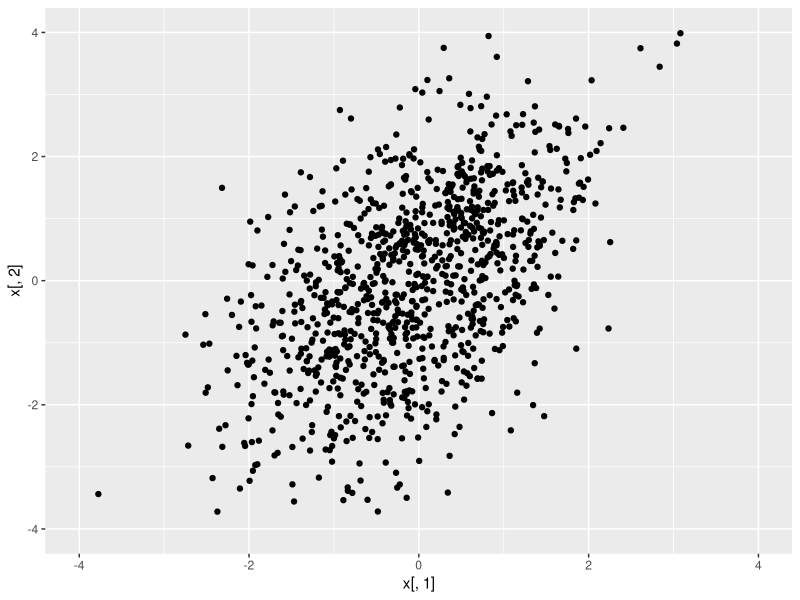
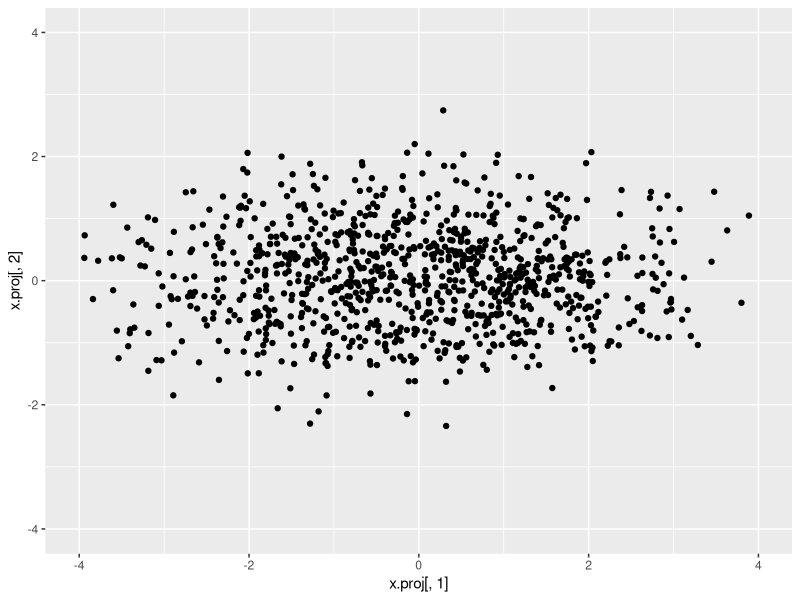
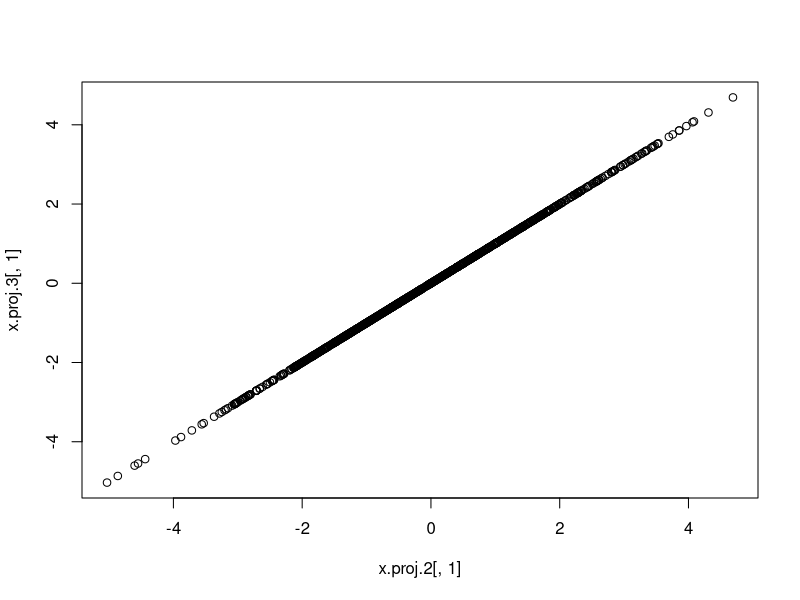
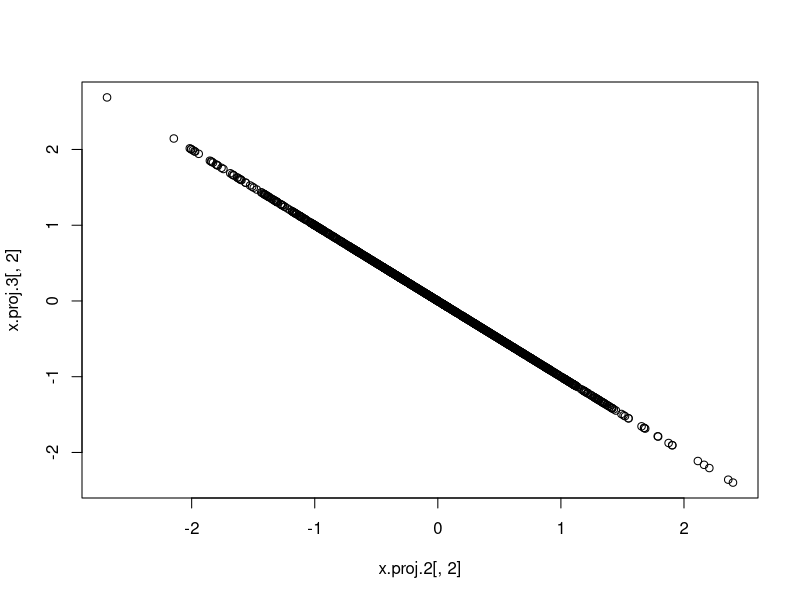
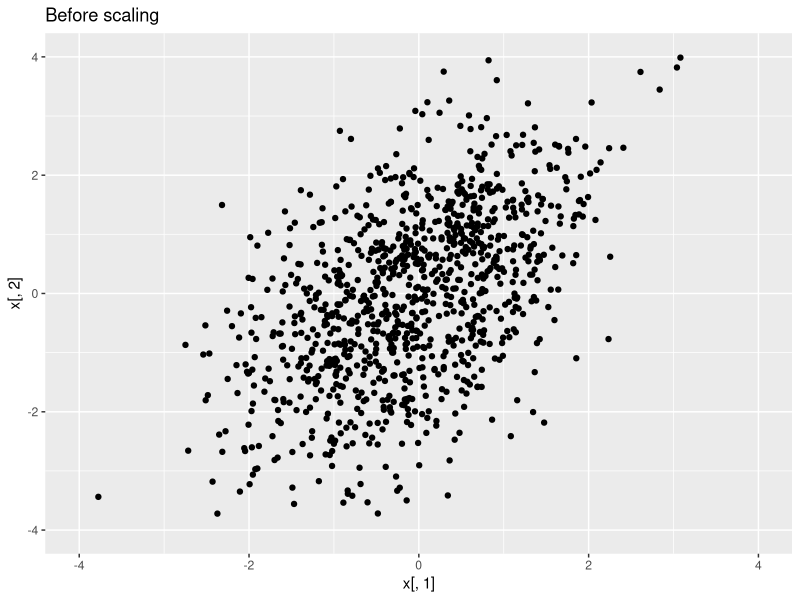
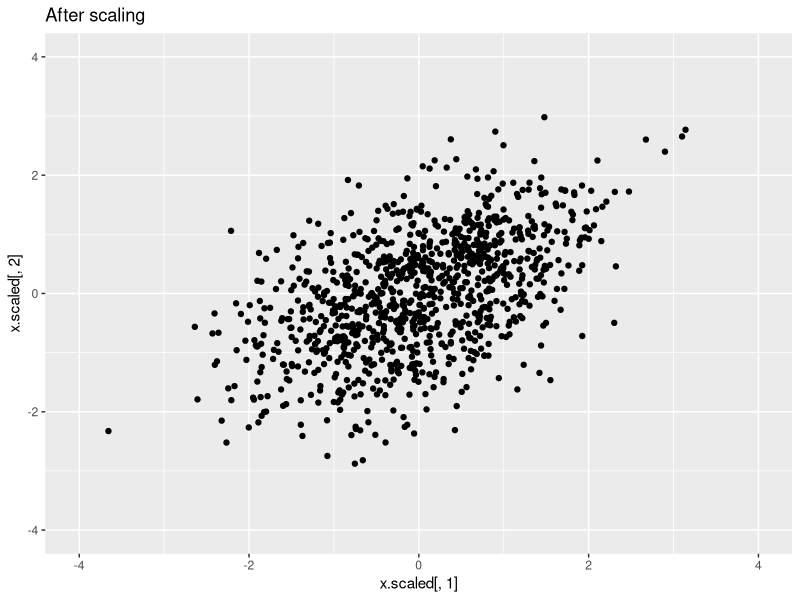
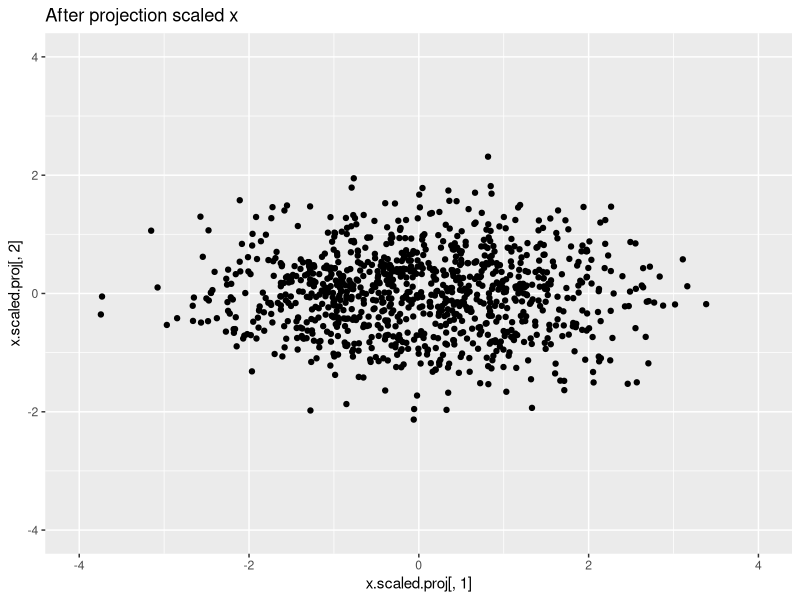
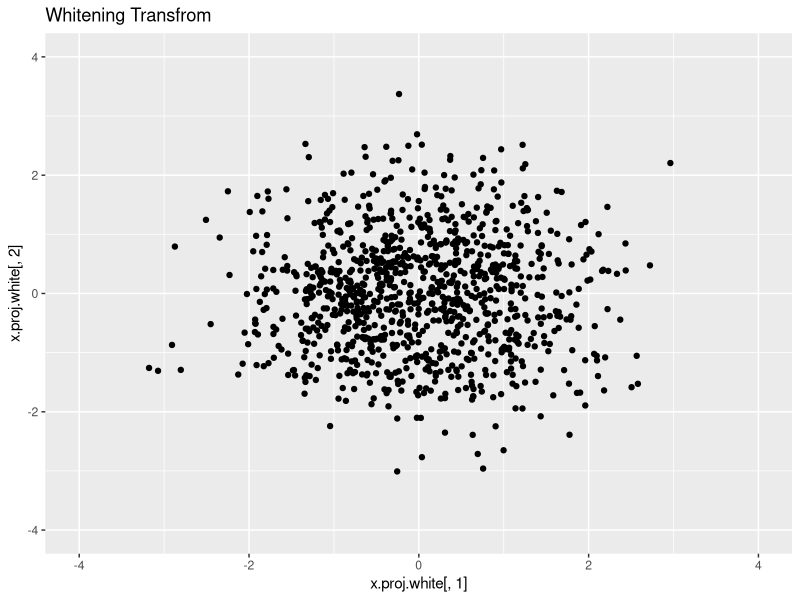

Write the R code that produced these figures, in order.
## ---- chunk 1
knitr::opts_chunk$set(echo = TRUE)
## ---- chunk 2
require(MASS)
require(ggplot2)
S = matrix(c(1,0.75,0.75,2),ncol=2)
x = mvrnorm(n = 1000, mu=c(0,0), Sigma=S)

ggplot(data.frame()) + geom_point(aes(x=x[,1],y=x[,2])) + scale_x_continuous(limits=c(-4,4))  + scale_y_continuous(limits=c(-4,4))
## ---- chunk 3
S.sample = cov(x)

e.decomp = eigen(S.sample)

e.decomp$vectors %*% diag(e.decomp$values) %*% t(e.decomp$vectors)

x.proj = x %*% e.decomp$vectors
ggplot(data.frame()) + geom_point(aes(x=x.proj[,1],y=x.proj[,2])) + scale_x_continuous(limits=c(-4,4))  + scale_y_continuous(limits=c(-4,4))

e.decomp$values
var(x.proj[,1])
var(x.proj[,2])
## ---- chunk 4

svd.sample.cov = svd(S.sample)


x.center = scale(x,scale = FALSE)

svd.x = svd(x.center)


x.proj.2 = x.center %*% svd.x$v
x.proj.3 = x.center %*% svd.sample.cov$v

plot(x.proj.2[,1],x.proj.3[,1])
plot(x.proj.2[,2],x.proj.3[,2])

svd.x$d^2 / (1000 - 1)
svd.sample.cov$d
## ---- chunk 5
x.scaled = scale(x)

cov.scaled.x = cov(x.scaled)
cov.scaled.x
S.sample

ggplot(data.frame()) + geom_point(aes(x=x[,1],y=x[,2])) + scale_x_continuous(limits=c(-4,4))  + scale_y_continuous(limits=c(-4,4)) + ggtitle("Before scaling")
ggplot(data.frame()) + geom_point(aes(x=x.scaled[,1],y=x.scaled[,2])) + scale_x_continuous(limits=c(-4,4))  + scale_y_continuous(limits=c(-4,4)) + ggtitle("After scaling")
## ---- chunk 6
scaled.svd = svd(cov.scaled.x)

x.scaled.proj = x.scaled %*% scaled.svd$v 
ggplot(data.frame()) + geom_point(aes(x=x.scaled.proj[,1],y=x.scaled.proj[,2])) + scale_x_continuous(limits=c(-4,4))  + scale_y_continuous(limits=c(-4,4)) + ggtitle("After projection scaled x") 

svd.sample.cov$d
scaled.svd$d
## ---- chunk 7

x.projection = svd.sample.cov$v %*% t(x.center)
x.reconstruction = t(svd.sample.cov$v %*% x.projection)
x.reconstruction.partial = t(svd.sample.cov$v %*% rbind(x.projection[1,], 0))

cor(x.reconstruction[,1],x.center[,1])
cor(x.reconstruction[,2],x.center[,2])
cor(x.reconstruction[,1],x.reconstruction.partial[,1])
cor(x.reconstruction[,2],x.reconstruction.partial[,2])

## ---- chunk 8
x.proj.white = x.center %*% svd.sample.cov$v %*% solve(diag(sqrt(svd.sample.cov$d)))
var(x.proj.white[,1])
var(x.proj.white[,2])
ggplot(data.frame()) + geom_point(aes(x=x.proj.white[,1],y=x.proj.white[,2])) + scale_x_continuous(limits=c(-4,4))  + scale_y_continuous(limits=c(-4,4)) + ggtitle("Whitening Transfrom")

w_sqrt = svd.sample.cov$v %*% diag(sqrt(svd.sample.cov$d)) %*% t(svd.sample.cov$v)
w_inv_sqrt = solve(w_sqrt)
w_inv_sqrt.2 = t(svd.sample.cov$v) %*% solve(diag(sqrt(svd.sample.cov$d))) %*% svd.sample.cov$v
x.proj.white.2= x.center %*% w_inv_sqrt.2
ggplot(data.frame()) + geom_point(aes(x=x.proj.white.2[,1],y=x.proj.white.2[,2])) + scale_x_continuous(limits=c(-4,4))  + scale_y_continuous(limits=c(-4,4)) + ggtitle("Whitening Transfrom 2")


cov(x.proj.white.2)
cov(x.proj.white)

## ---- chunk 9
t(x.center[1,]) %*% solve(S.sample) %*% x.center[1,]
sum(x.proj.white[1,]^2)
sum(x.proj.white.2[1,]^2)

x.1.proj.scaled = x.center[1,] %*% svd.sample.cov$v %*% solve(diag(sqrt(svd.sample.cov$d)))
sum(x.1.proj.scaled^2)
